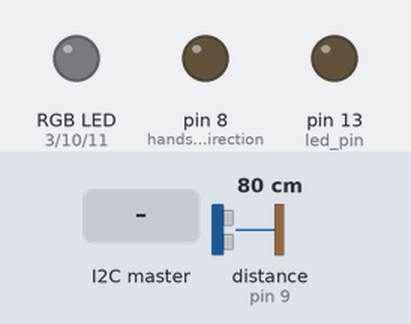
Recording of a sketch running on a simulated Arduino Uno, built with avr-gcc and run on an emulated ATmega328P. On the bench: an RGB LED mixed from three pins (HIGH = lit), output pins drawn as LEDs (lit = HIGH). Inputs (shaded band) come from the test bench; at power-on: distance to the obstacle (sensor on pin 9) 80 cm. The echo pulse lasts 58.3 µs per cm; what the sketch prints to the serial monitor is not drawn.

Above: at 1.2 s.
1.3 s: the I2C master sends "R"
At 1.8 s:
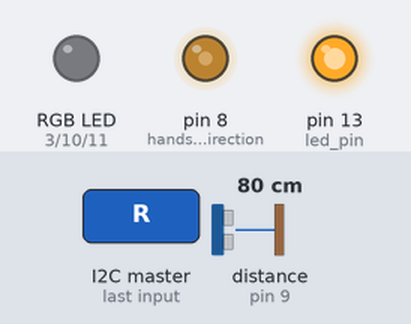
At 3.01 s:
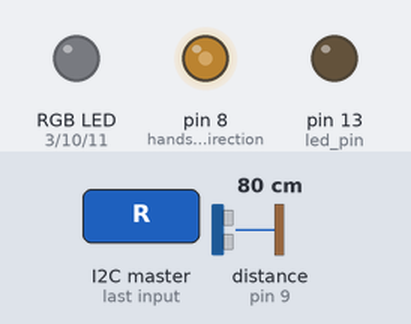
4.3 s: the I2C master sends "U"
Timing chart, 0 to 7.3 s (numbered marks = the images above; inputs shaded):
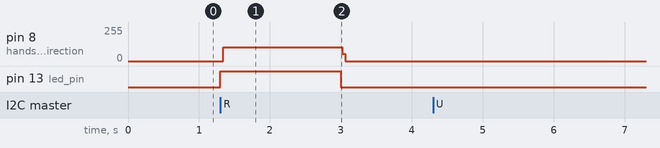

The sketch:

slave_pulse_directions.ino
```cpp
#include <Wire.h>
const byte master_address = 10;
const byte led_pin = 13;

// BLOCK ID
const byte block_id = 60;

boolean message_recieved = false;

boolean blink_led = false;
int led_state = LOW;
unsigned long time_stamp_led_change = 0;        // will store last time LED was updated

char message[10];


boolean send_pulses = false;
boolean listen_for_pulses = true;
const byte pulse_line_above = 9;
const byte pulse_line_down = 7;
const byte pulse_line_right = 8;
const byte pulse_line_left = 6;

int handshake_listening_direction = pulse_line_above;
int handshake_sending_direction;

unsigned long duration_pulse_in;
unsigned long duration_between_pulses = 0;
unsigned long switch_pulse_direction_timout = 0;
unsigned long confirm_right_connection_timout = 0;
boolean right_connection = false;

int pulse_counter = 0;

const byte sensor_pin = A0;
const byte r = 3;
const byte g = 10;
const byte b = 11;

void setup()
{
  Wire.begin(block_id);
  TWAR = (block_id << 1) | 1;  // enable broadcasts to be received
  Wire.onReceive(receiveEvent);
  Wire.onRequest(requestEvent);
  pinMode(sensor_pin, INPUT);
  pinMode(r, OUTPUT);
  pinMode(g, OUTPUT);
  pinMode(b, OUTPUT);
  pinMode(13, OUTPUT);

  switch_pulse_direction_timout = millis();

  Serial.begin(9600);
  Serial.println(block_id);
  Serial.println(TWAR, BIN);
}

void loop(){
  // Serial.println(millis() - switch_pulse_direction_timout);

  if((millis() - switch_pulse_direction_timout) > 3000){
    handshake_listening_direction = pulse_line_above;
    send_pulses = false;
    listen_for_pulses = true;
    rgb_off();
    digitalWrite(led_pin, LOW);
  }

  if(message_recieved){
    message_recieved = false;
    //Serial.println(message[0]);
    //  Serial.println(message[1]);
    //--------------------------------- Check if message was for changing the INPUT direction
    if(message[0]== 'I'){

      switch (message[1]){
      case 'U':
        handshake_listening_direction = pulse_line_above;
        // Serial.println("message recieved listen to block up");
        break;
      case 'R':
        handshake_listening_direction = pulse_line_right;
        break;
      case 'L':
        handshake_listening_direction = pulse_line_left;
        break;
      }
      send_pulses = false;
      listen_for_pulses = true;
      digitalWrite(led_pin, LOW);
    }
    //--------------------------------- Check if message was for changing the OUTPUT direction
    else{
      switch (message[0]){
      case 'R':
        handshake_sending_direction = pulse_line_right;
        break;
      case 'D':
        handshake_sending_direction = pulse_line_down;
        break;
      case 'L':
        handshake_sending_direction = pulse_line_left;
        break;

      }
      send_pulses = true;
      listen_for_pulses = false;
      digitalWrite(led_pin, HIGH);
    }
  }

  if(send_pulses){
    send_pulses_to_direction();
  }
  if(listen_for_pulses){
    listen_for_pulses_from_direction();
  }
}


void receiveEvent(int howMany)
{
  for(int i = 0; i < howMany; i++){
    char c = Wire.read();
    message[i] = c;
  }
  message_recieved = true;
}

void requestEvent()
{
  int val = analogRead(sensor_pin);
  byte buf [2];
  buf [0] = val >> 8;
  buf [1] = val & 0xFF;
  Wire.write (buf, 2);
}

void listen_for_pulses_from_direction()
{

  if(pulse_counter > 3 || pulse_counter < 0){
    //Serial.print(pulse_counter);
    //  Serial.println(" :pulse counter reset");
    pulse_counter = 0;
  }
  if(pulse_counter == 0){
    duration_between_pulses = micros();
  }

  if((micros()- duration_between_pulses)> 2000){
    pulse_counter = 0;
    //pulses by accidentally wire touching will be removed because we expect 3 pulses in time period of 1500 microseconds
  }
  pinMode(handshake_listening_direction, INPUT);
  duration_pulse_in = pulseIn(handshake_listening_direction, HIGH, 100); // listen for a pulse for max 100 microseconds

  if (pulse_counter < 3 && duration_pulse_in > 30 && duration_pulse_in < 40){
    //    duration_between_pulses = micros();
    // Serial.println(duration_pulse_in);
    pulse_counter++;

  }
  else if(pulse_counter >= 3 && (micros()- duration_between_pulses) < 2000){
    // Serial.println(pulse_counter);
    pulse_counter = 0;
    //  Serial.println("duration for 3 pulses ");
    //   Serial.println(micros()- duration_between_pulses);
    // And send my ID to the master
    //switch_pulse_direction_timout = millis();

    /*
    if(!blink_led){
     // when we are just connected make it blink green a few times
     if(!right_connection){
     right_connection = true;
     confirm_right_connection_timout = millis();
     }
     if(millis()- confirm_right_connection_timout > 5000){
     rgb_on();
     }
     else{
     unsigned long current_millis = millis();
     if(current_millis - time_stamp_led_change > 250){
     time_stamp_led_change = current_millis;
     if(led_state == LOW){
     analogWrite(g,225);
     led_state = HIGH;
     }
     else{
     rgb_off();
     led_state = LOW;
     }
     }
     }
     }
     */
    Serial.print(message[0]);
    Serial.println(message[1]);
    Serial.println(handshake_listening_direction);
    //delay(100);
    Wire.beginTransmission(master_address);
    Wire.write(block_id);              // sends its adress (ID)
    Wire.endTransmission();            // stop transmitting

    listen_for_pulses = false; // stop listening for pulses, my neigbour could still be sending wait for instructions from the master.
  }
}


void send_pulses_to_direction() {
  // Serial.println(F("Sending pulses down"));
  pinMode(handshake_sending_direction, OUTPUT);
  digitalWrite(handshake_sending_direction, LOW);
  delayMicroseconds(30);
  digitalWrite(handshake_sending_direction, HIGH);
  delayMicroseconds(30);
  digitalWrite(handshake_sending_direction, LOW);
}


void rgb_on(){
  analogWrite(r,80);
  analogWrite(g,225);
  analogWrite(b,225);
}
void rgb_off(){
  analogWrite(r,0);
  analogWrite(g,0);
  analogWrite(b,0);
}
```

Measured:
- after the input at 1.3 s, pin 8 (handshake_sending_direction): 0/255 → 105/255 at once, → 0/255 1.7 s later; pin 13 (led_pin): LOW → HIGH at once, → LOW 1.7 s later
